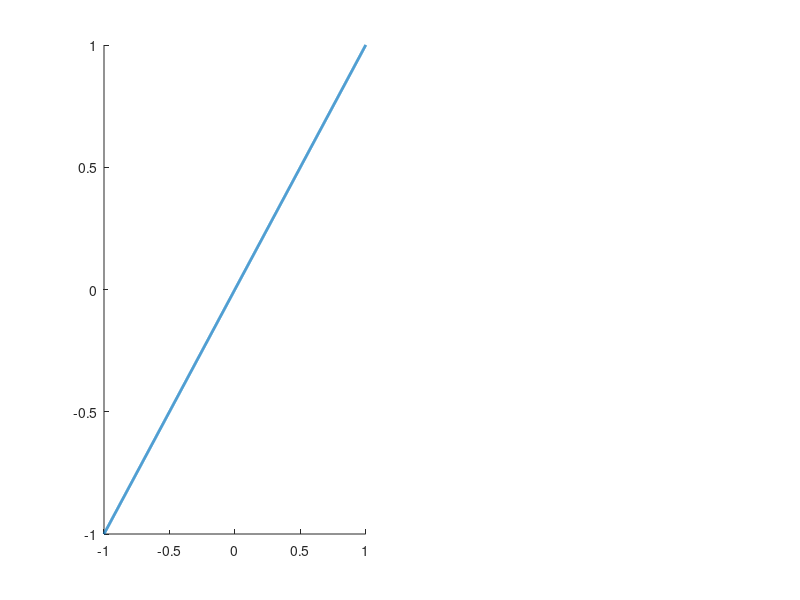

The MATLAB source for this figure: (Note: this script raises an error after producing the figure.)
clc; clear; close all;

x = -1:0.001:1;
a = 1;
b = 0.4;

figure('Position', [10, 10, 810, 310]); hold on;
subplot(1,2,1); hold on;
plot(x, x, "LineStyle","-","LineWidth",2);
plot(x, const_comp_fric(x, a, b), "LineStyle",":","LineWidth",2);
plot(x, return_to_linear(x, a, b), "LineStyle","--","LineWidth",2);
xline(0); yline(0);
legend(["Proportional", "Constant offset", "Local nonlinearity"], "Location","northwest");
ylabel("$f_\theta(\dot{\theta})$", "Interpreter","latex", "FontSize",15);
xlabel("$\dot{\theta}$", "Interpreter", "latex", "FontSize",15);
title("Proposed friction functions");
ylim([-1,1]);

subplot(1,2,2); hold on;
plot(x, x, "LineStyle","-","LineWidth",2);
plot(x, tanh_fric_neg(x, a, b, 20, -20), "LineStyle",":","LineWidth",2);
plot(x, tanh_fric(x, a, b, 20, 2), "LineStyle","--","LineWidth",2);
xline(0); yline(0);
legend(["Proportional", "c_3 < 0", "c_3 > 0"], "Location","northwest");
ylabel("$f_\theta(\dot{\theta})$", "Interpreter","latex", "FontSize",15);
xlabel("$\dot{\theta}$", "Interpreter", "latex", "FontSize",15);
title("Tanh friction function");
ylim([-1,1]);

tightfig;

saveas(gcf, "0 - Figures Liam/" + "tanh_friction_functions" + ".pdf");



function y = const_comp_fric(x, a, b)
    y = a*x + sign(x) * b;
end

function y = return_to_linear(x, a, b)
    y = zeros(1, length(x));
    for i = 1:length(x)
        if(abs(a*x(i)) < b)
            y(i) = sign(x(i)) * b;
        else
            y(i) = a*x(i);
        end
    end
end

function y = tanh_fric(x, a, b, c, d)
    y = a*x + b * (tanh(c*x) - tanh(d*x));
end

function y = tanh_fric_neg(x, a, b, c, d)
    y = a*x + b * .5 * (tanh(c*x) - tanh(d*x));
end